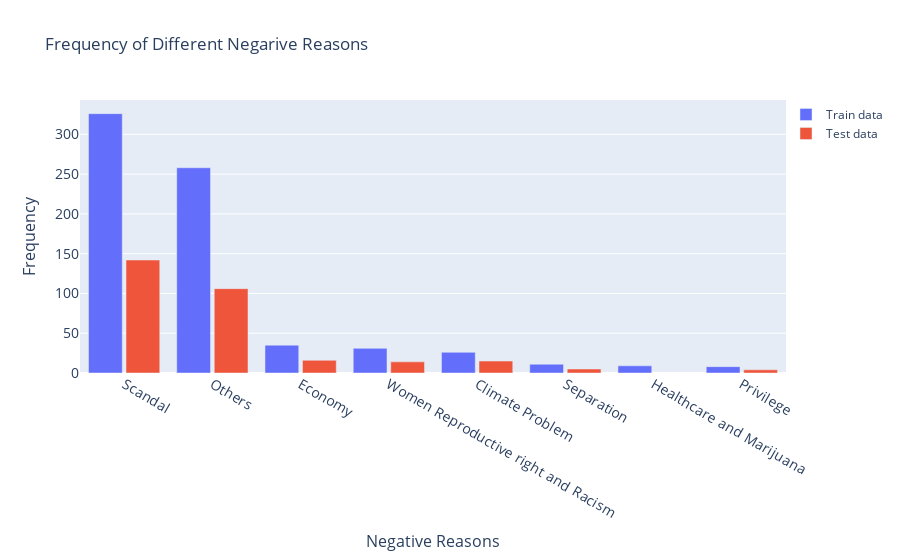
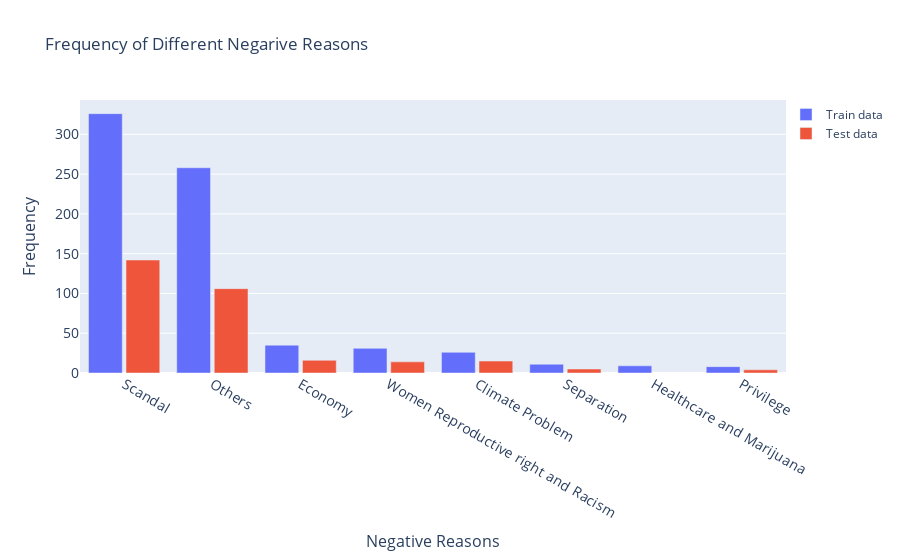

Write notebook code for charts like these, in order.
### Code cell
fig = go.Figure();

fig = go.Figure(data=[
    go.Bar(name='Train data', x=neg_label_train, y=y_neg_train.value_counts()),
    go.Bar(name='Test data', x=neg_label_test, y=y_neg_test.value_counts()),
    
]);
# fig.add_trace(go.Bar(
#     x=y_neg_train.value_counts().index,
#     y=y_neg_train.value_counts(),
#     name='Train data',
#     marker_color='indianred'
# ))
# fig.add_trace(go.Bar(
#     x=y_neg_test.value_counts().index,
#     y=y_neg_test.value_counts(),
#     name='Test data',
#     marker_color='lightsalmon'
# ))

fig.update_layout(
    title='Frequency of Different Negarive Reasons ',
    xaxis_tickfont_size=14,
    yaxis=dict(
        title='Frequency',
        titlefont_size=16,
        tickfont_size=14,
    ),
    xaxis=dict(
        title='Negative Reasons',
        titlefont_size=16,
        tickfont_size=14,
    ),
    legend=dict(
        x=1,
        y=1.0,
        bgcolor='rgba(255, 255, 255, 0)',
        bordercolor='rgba(255, 255, 255, 0)'
    ),
    barmode='group',
    bargap=0.15, # gap between bars of adjacent location coordinates.
    bargroupgap=0.1 # gap between bars of the same location coordinate.
)

fig.show()

### Figure 1 — Plotly figure (JSON) as saved in the notebook; plotly's stock layout.template omitted (floating-point values rounded to 4 significant figures)
{"data": [{"name": "Train data", "type": "bar", "x": ["Scandal", "Others", "Economy", "Women Reproductive right and Racism", "Climate Problem", "Separation", "Healthcare and Marijuana", "Privilege"], "y": [326, 258, 35, 31, 26, 11, 9, 8]}, {"name": "Test data", "type": "bar", "x": ["Scandal", "Others", "Economy", "Climate Problem", "Women Reproductive right and Racism", "Separation", "Privilege"], "y": [142, 106, 16, 15, 14, 5, 4]}], "layout": {"bargap": 0.15, "bargroupgap": 0.1, "barmode": "group", "legend": {"bgcolor": "rgba(255, 255, 255, 0)", "bordercolor": "rgba(255, 255, 255, 0)", "x": 1, "y": 1}, "title": {"text": "Frequency of Different Negarive Reasons "}, "xaxis": {"tickfont": {"size": 14}, "title": {"font": {"size": 16}, "text": "Negative Reasons"}}, "yaxis": {"tickfont": {"size": 14}, "title": {"font": {"size": 16}, "text": "Frequency"}}}}

### Figure 2 — Plotly figure (JSON) as saved in the notebook; plotly's stock layout.template omitted (floating-point values rounded to 4 significant figures)
{"data": [{"name": "Train data", "type": "bar", "x": ["Scandal", "Others", "Economy", "Women Reproductive right and Racism", "Climate Problem", "Separation", "Healthcare and Marijuana", "Privilege"], "y": [326, 258, 35, 31, 26, 11, 9, 8]}, {"name": "Test data", "type": "bar", "x": ["Scandal", "Others", "Economy", "Climate Problem", "Women Reproductive right and Racism", "Separation", "Privilege"], "y": [142, 106, 16, 15, 14, 5, 4]}], "layout": {"bargap": 0.15, "bargroupgap": 0.1, "barmode": "group", "legend": {"bgcolor": "rgba(255, 255, 255, 0)", "bordercolor": "rgba(255, 255, 255, 0)", "x": 1, "y": 1}, "title": {"text": "Frequency of Different Negarive Reasons "}, "xaxis": {"tickfont": {"size": 14}, "title": {"font": {"size": 16}, "text": "Negative Reasons"}}, "yaxis": {"tickfont": {"size": 14}, "title": {"font": {"size": 16}, "text": "Frequency"}}}}
